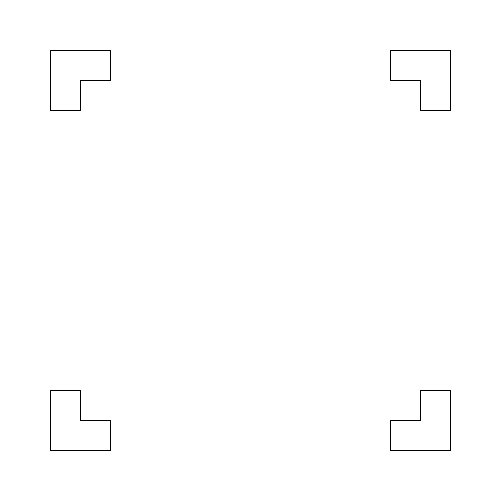
Frame 1 (no input)
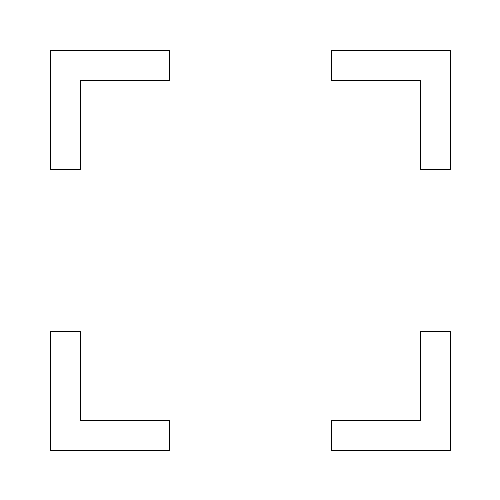
Frame 60 (the mouse pressed at the canvas centre just before this capture)
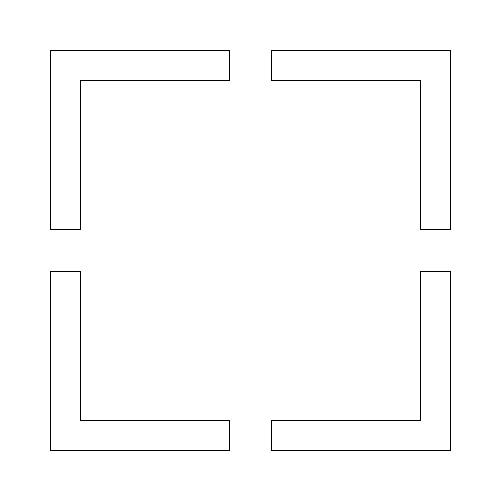
Frame 120 (the mouse held since frame 60 and released just before this capture)

The Processing sketch that drew these frames (run headless with seeded random() and noise(); from frame 60 on, the mouse is pressed at the canvas centre):

// Processing sketch: processing_56554
// ── processing_56554.pde

int w;
int h;
int x1;
int y1;
int x2;
int y2;
int a;

void setup(){
  size(500,500);
  frameRate(20);
  
  w=60;
  h=w;
  x1=50;
  y1=50;
  x2=x1+400;
  y2=y1+400;
  a=w/2;
}

void draw
(){
  background (255);
  
  line(x1, y1, x1+w, y1);
  line(x1, y1+h, x1+a, y1+h);
  line(x1, y1, x1, y1+h);
  line(x1+w, y1, x1+w, y1+a);
  line(x1+a, y1+a, x1+w, y1+a);
  line(x1+a, y1+a, x1+a, y1+h);

  line(x2, y1, x2-w, y1);
  line(x2, y1+h, x2-a, y1+h);
  line(x2-w, y1, x2-w, y1+a);
  line(x2, y1, x2, y1+h);
  line(x2-a, y1+a, x2-w, y1+a);
  line(x2-a, y1+a, x2-a, y1+h);

  line(x1, y2-h, x1+a, y2-h);
  line(x1, y2, x1+w, y2);
  line(x1, y2, x1, y2-h);
  line(x1+w, y2, x1+w, y2-a);
  line(x1+a, y2-a, x1+w, y2-a);
  line(x1+a, y2-a, x1+a, y2-h);
 
  line(x2, y2-h, x2-a, y2-h);
  line(x2, y2, x2-w, y2);
  line(x2-w, y2, x2-w, y2-a);
  line(x2, y2, x2, y2-h);
  line(x2-a, y2-a, x2-w, y2-a);
  line(x2-a, y2-a, x2-a, y2-h);

  w=w+1;
  h=h+1;
}
